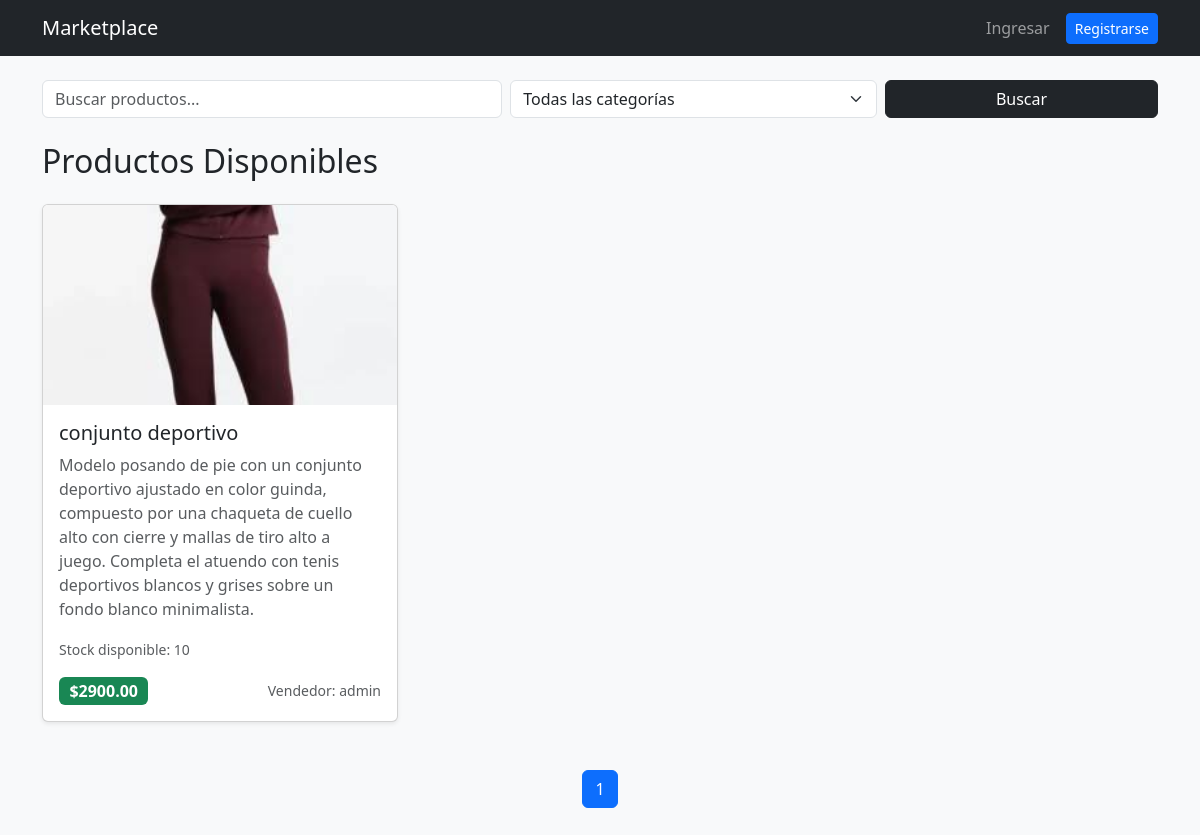
Before: / with the older database file.
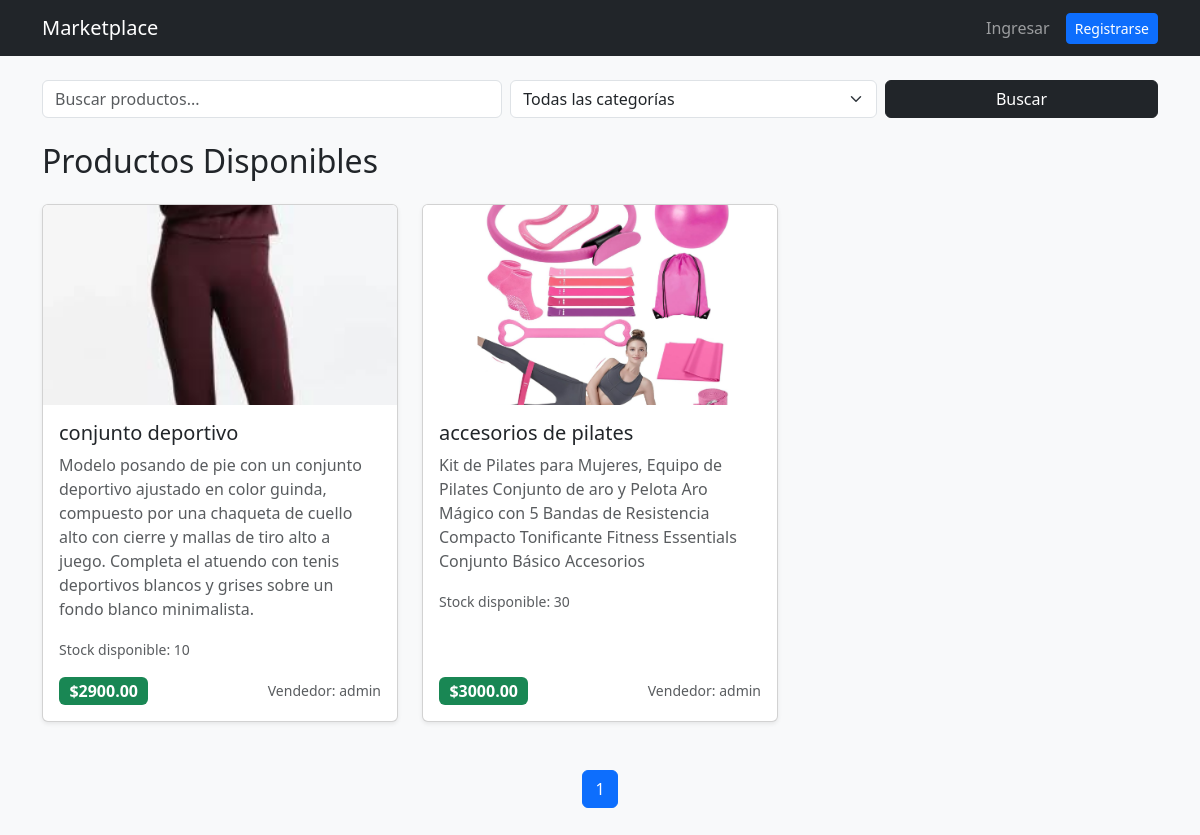
After: the same page with the newer database file.
### store/models.py (models this page shows, shortened)
class Product(models.Model):
    id = models.UUIDField(primary_key=True, default=uuid.uuid4, editable=False)
    name = models.CharField(max_length=200)
    price = models.DecimalField(max_digits=10, decimal_places=2)
    description = models.TextField(blank=True)
    stock = models.PositiveIntegerField(default=10)
    image = models.ImageField(upload_to='products/', blank=True, null=True)
    user = models.ForeignKey(settings.AUTH_USER_MODEL, on_delete=models.CASCADE, related_name='products')
    categories = models.ManyToManyField(Category, related_name='products')

class User(AbstractUser):
    is_seller = models.BooleanField(default=False)

### store/views.py (the view)
# urls.py: 2. Add a URL to urlpatterns:  path('', views.home, name='home')
def home(request):
    query = request.GET.get('q')
    category_id = request.GET.get('category')
    products = Product.objects.select_related('user').prefetch_related('categories').all()
    if query:
        products = products.filter(Q(name__icontains=query) | Q(description__icontains=query))
    if category_id:
        products = products.filter(categories__id=category_id)
    paginator = Paginator(products, 6)
    page_number = request.GET.get('page')
    page_obj = paginator.get_page(page_number)
    categories = Category.objects.all()
    return render(request, 'store/home.html', {'page_obj': page_obj, 'categories': categories})

### store/templates/store/home.html (shortened to what this page needs)
{% extends 'store/base.html' %}
{% block content %}
<form method="GET" class="row g-2 mb-4">
    <div class="col-md-5">
        <input type="text" name="q" class="form-control" placeholder="Buscar productos..." value="{{ request.GET.q|default:'' }}">
    </div>
    <div class="col-md-4">
        <select name="category" class="form-select">
            <option value="">Todas las categorías</option>
        </select>
    </div>
    <div class="col-md-3">
        <button class="btn btn-dark w-100">Buscar</button>
    </div>
</form>
<h2 class="mb-4">Productos Disponibles</h2>
<div class="row">
    {% for product in page_obj %}
        <div class="col-md-4 mb-4">
            <div class="card h-100 shadow-sm">
                {% if product.image %}
                    <img src="{{ product.image.url }}" class="card-img-top" alt="{{ product.name }}" style="height: 200px; object-fit: cover;">
                {% else %}
                    <div class="bg-secondary text-white d-flex align-items-center justify-content-center" style="height: 200px;">Sin imagen</div>
                {% endif %}
                <div class="card-body d-flex flex-column">
                    <h5 class="card-title">{{ product.name }}</h5>
                    <p class="card-text text-muted">{{ product.description }}</p>
                    <p class="card-text"><small class="text-muted">Stock disponible: {{ product.stock }}</small></p>
                    <div class="mt-auto d-flex justify-content-between align-items-center">
                        <span class="badge bg-success fs-6">${{ product.price }}</span>
                        <small class="text-muted">Vendedor: {{ product.user.username }}</small>
                    </div>
                </div>
            </div>
        </div>
    {% empty %}
        <div class="col-12">
            <div class="alert alert-info">No hay productos disponibles.</div>
        </div>
    {% endfor %}
</div>
<nav class="mt-4">
    <ul class="pagination justify-content-center">
        <li class="page-item active"><span class="page-link">{{ page_obj.number }}</span></li>
    </ul>
</nav>
{% endblock %}

### store/templates/store/base.html (shortened to what this page needs)
<!DOCTYPE html>
<html lang="es">
<head>
    <link href="https://cdn.jsdelivr.net/npm/bootstrap@5.3.3/dist/css/bootstrap.min.css" rel="stylesheet">
</head>
<body class="bg-light">
    <nav class="navbar navbar-expand-lg navbar-dark bg-dark mb-4">
        <div class="container">
            <a class="navbar-brand" href="{% url 'home' %}">Marketplace</a>
            <div class="navbar-nav ms-auto align-items-center">
                {% if user.is_authenticated %}
                    <a href="{% url 'cart_detail' %}" class="btn btn-outline-light btn-sm me-2">Carrito</a>
                    {% if user.is_seller %}
                        <a href="{% url 'dashboard' %}" class="btn btn-warning btn-sm me-2">Dashboard</a>
                    {% endif %}
                    <span class="nav-link text-light me-3">Hola, {{ user.username }}</span>
                    <form action="{% url 'logout' %}" method="post" class="d-inline">
                        {% csrf_token %}
                        <button type="submit" class="btn btn-outline-danger btn-sm">Salir</button>
                    </form>
                {% else %}
                    <a class="nav-link" href="{% url 'login' %}">Ingresar</a>
                    <a class="btn btn-primary btn-sm ms-2" href="{% url 'register' %}">Registrarse</a>
                {% endif %}
            </div>
        </div>
    </nav>
    <div class="container mb-5">
        {% block content %}{% endblock %}
    </div>
</body>
</html>

Changed rows visible on the page:
added Product: image (picture), name "accesorios de pilates", description "Kit de Pilates para Mujeres, Equipo de Pilates Conjunto de aro y Pelota Aro Mágico con 5 Bandas de Resistencia Compacto Tonificante Fitness Essentials Conjunto Básico Accesorios", stock "30", price "3000.00", user.username "admin"
